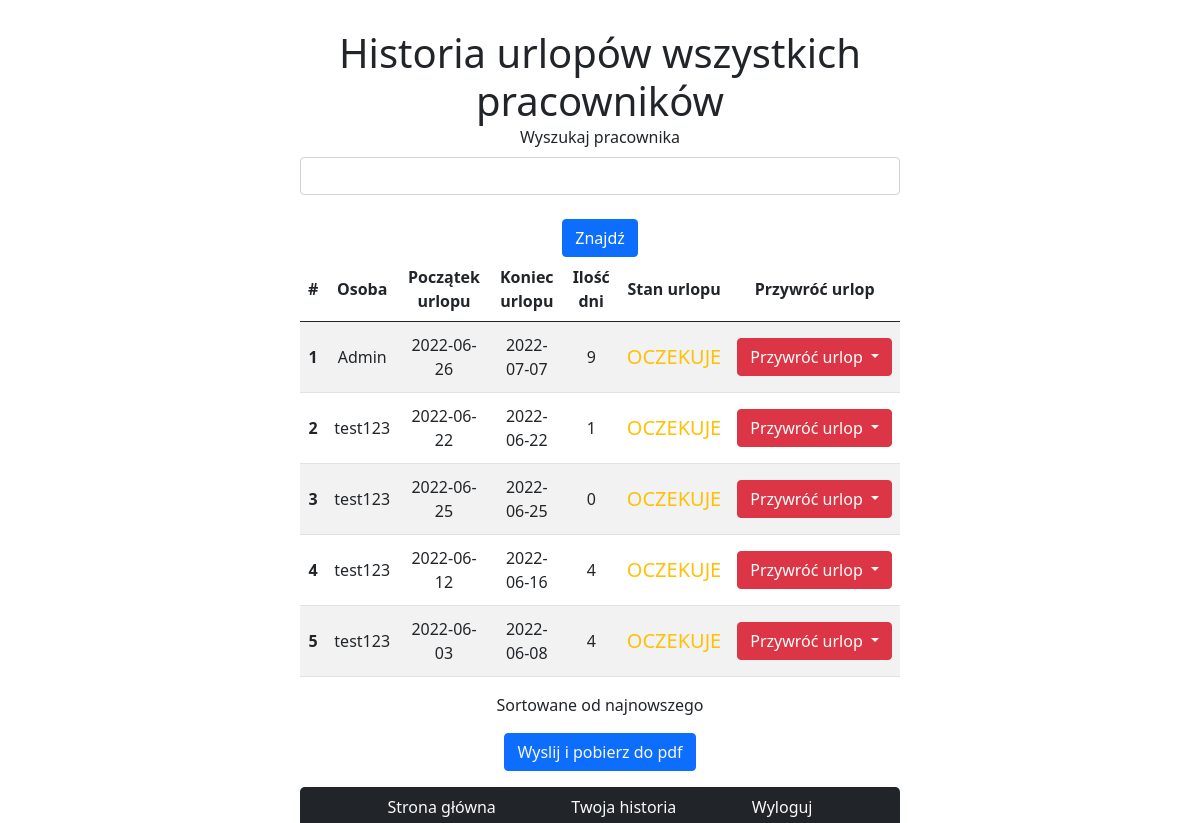
The page /leave-history/admin (signed in) on the database its author committed.
### urlop/models.py (models this page shows, shortened)
class Leave(db.Model, UserMixin):
    id = db.Column(db.Integer, primary_key=True)
    start_day = db.Column(db.DateTime, nullable=False)
    end_day = db.Column(db.DateTime, nullable=False)
    accepted = db.Column(db.Integer, unique=False, default=0)
    deleted = db.Column(db.Boolean, default=False, nullable=False)
    user_id = db.Column(db.Integer, db.ForeignKey('user.id'), nullable=False)

class User(db.Model, UserMixin):
    id = db.Column(db.Integer, primary_key=True)
    username = db.Column(db.String(30), unique=True, nullable=False)
    email = db.Column(db.String(40), unique=True, nullable=False)
    role = db.Column(db.String(20), default='user')
    password = db.Column(db.String(60), nullable=False)
    leave = db.relationship('Leave', backref='user', lazy=True)
    days_left = db.Column(db.Integer, default=26)

### urlop/routes.py (the view, shortened to what this page needs)
@app.route('/leave-history/admin', methods=['POST', 'GET'])
@login_required
def leave_history_admin():
    if current_user.role != 'Admin':
        abort(403)
    form_search = SearchForm()
    leaves = Leave.query.all()
    return render_template('leave_history_admin.html', form_search=form_search, leaves=leaves[::-1], days_fun=calculate_days)

### urlop/forms.py
class SearchForm(FlaskForm):
    searchText = StringField('Wyszukaj pracownika')
    submitSearch = SubmitField('Znajdź')

### urlop/models.py (called while the page is built)
@login_manager.user_loader
def load_user(user_id):
    return User.query.get(int(user_id))

### urlop/routes.py (called while the page is built)
def calculate_days(start_date, end_date):
    delta = datetime.timedelta(days=1)
    days = 0
    while start_date <= end_date:
        days = days + 1 if start_date.isoweekday() <= 5 else days
        start_date += delta
    return days

### urlop/templates/leave_history_admin.html (shortened to what this page needs)
{% extends 'base.html' %}
{% block content %}
<h1>Historia urlopów wszystkich pracowników</h1>
<form method="POST" action="">
    {{ form_search.searchText.label(class="form-label") }}
    {{ form_search.searchText(class="form-control") }}
    <br>
    {{ form_search.submitSearch(class="btn btn-primary") }}
</form>
<table class="table table-striped">
    <thead>
    <tr>
        <th scope="col">#</th>
        <th scope="col">Osoba</th>
        <th scope="col">Początek urlopu</th>
        <th scope="col">Koniec urlopu</th>
        <th scope="col">Ilość dni</th>
        <th scope="col">Stan urlopu</th>
        <th scope="col">Przywróć urlop</th>
    </tr>
    </thead>
    <tbody>
    {% for leave in leaves %}
    <tr>
        <th scope="row">{{ loop.index }}</th>
        <td>{{leave.user.username}}</td>
        <td>{{leave.start_day.date()}}</td>
        <td>{{leave.end_day.date()}}</td>
        <td>{{days_fun(leave.start_day, leave.end_day)}}</td>
        <td>
            {% if leave.accepted == 1 %}
            <h5 class="text-success">ZAAKCEPTOWANO</h5>
            {% elif leave.accepted == 0 %}
            <h5 class="text-warning">OCZEKUJE</h5>
            {% else %}
            <h5 class="text-danger">ODRZUCONO</h5>
            {% endif %}
        </td>
        <td>
            <div class="mb-2 mt-2 dropdown">
                <a class="btn btn-danger dropdown-toggle" href="#" role="button" id="delete"
                   data-bs-toggle="dropdown" aria-expanded="false">
                   Przywróć urlop
                </a>
            </div>
        </td>
    {% endfor %}
    </tbody>
</table>
<p>Sortowane od najnowszego</p>
<button class="btn btn-primary mb-3">
    <a href="{{url_for('exportexcel')}}" class="link-light text-decoration-none">Wyslij i pobierz do pdf</a>
</button>
<nav class="navbar navbar-dark bg-dark rounded-3">
    <div class="container-sm d-flex justify-content-evenly">
        <a href="{{url_for('index')}}" class="link-light text-decoration-none">Strona główna</a>
        <a href="{{url_for('leave_history')}}" class="link-light text-decoration-none">Twoja historia</a>
        <a href="{{url_for('logout')}}" class="link-light text-decoration-none">Wyloguj</a>
    </div>
</nav>
{% endblock %}

### urlop/templates/base.html (shortened to what this page needs)
<!DOCTYPE html>
<html lang="en">
<head>
    <link href="https://cdn.jsdelivr.net/npm/bootstrap@5.0.2/dist/css/bootstrap.min.css" rel="stylesheet"
>
</head>
<body>
<div class=".container-xl position-absolute top-50 start-50 translate-middle text-center mh-100 mt-3">
    {% block content %}
    {% endblock %}
</div>
</body>
</html>

### urlop/templates/base.html (style rules this page uses)
.h1, .h2, .h3, .h4, .h5, .h6, h1, h2, h3, h4, h5, h6 { margin-bottom: 0; }
td, th { text-align:center; vertical-align:middle; }

### rows shown on the page
Leave: user.username "Admin", start_day "2022-06-26", end_day "2022-07-07", start_day+end_day "9", accepted "OCZEKUJE"
Leave: user.username "test123", start_day "2022-06-22", end_day "2022-06-22", start_day+end_day "1", accepted "OCZEKUJE"
Leave: user.username "test123", start_day "2022-06-25", end_day "2022-06-25", start_day+end_day "0", accepted "OCZEKUJE"
Leave: user.username "test123", start_day "2022-06-12", end_day "2022-06-16", start_day+end_day "4", accepted "OCZEKUJE"
Leave: user.username "test123", start_day "2022-06-03", end_day "2022-06-08", start_day+end_day "4", accepted "OCZEKUJE"
